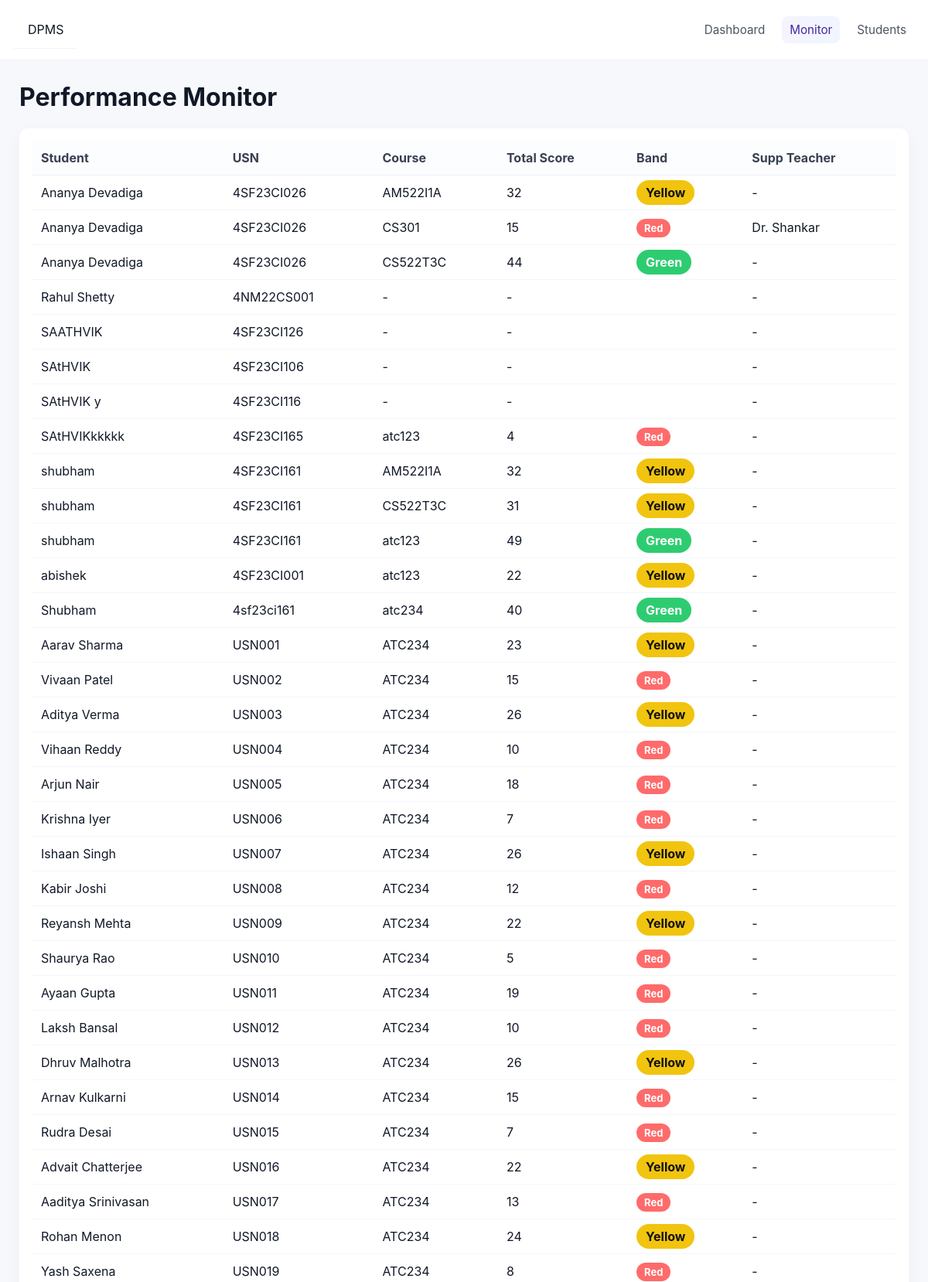
The page /monitor (upper part) on the database its author committed.
### models.py (models this page shows)
class Marks(db.Model):
    __tablename__ = "marks"
    mark_id = db.Column(db.Integer, primary_key=True, autoincrement=True)
    student_id = db.Column(
        db.Integer,
        db.ForeignKey("student.student_id", ondelete="CASCADE"),
        nullable=False
    )
    course_code = db.Column(db.String, nullable=False)
    ia1 = db.Column(db.Integer, default=0)
    ia2 = db.Column(db.Integer, default=0)
    ia3 = db.Column(db.Integer, default=0)
    assignment = db.Column(db.Integer, default=0)
    total_score = db.Column(db.Integer)
    category = db.Column(db.String)

class Student(db.Model):
    __tablename__ = "student"
    student_id = db.Column(db.Integer, primary_key=True, autoincrement=True)
    student_name = db.Column(db.String, nullable=False)
    usn = db.Column(db.String, unique=True, nullable=False)
    sem = db.Column(db.Integer)
    section = db.Column(db.String)

class Teacher(db.Model):
    __tablename__ = "teacher"
    teacher_id = db.Column(db.Integer, primary_key=True, autoincrement=True)
    teacher_name = db.Column(db.String, nullable=False)
    course_code = db.Column(db.String, nullable=False)
    credit = db.Column(db.Integer)

### app.py (the view)
@app.route("/monitor")
def monitor():
    rows = (
        db.session.query(
            Student.student_name,
            Student.usn,
            Marks.course_code,
            Marks.total_score,
            Marks.category,
            Teacher.teacher_name.label("supp_teacher_name")
        )
        .join(Marks, Student.student_id == Marks.student_id, isouter=True)
        .join(
            Supplementary,
            (Supplementary.student_id == Student.student_id) &
            (Supplementary.course_code == Marks.course_code),
            isouter=True
        )
        .join(Teacher, Teacher.teacher_id == Supplementary.teacher_id, isouter=True)
        .all()
    )
    return render_template("monitor.html", rows=rows)

### templates/monitor.html (shortened to what this page needs)
<!doctype html>
<html lang="en">
<head>
  <link rel="stylesheet" href="/static/style.css" />
</head>
<body>
<header class="topbar-min">
  <div class="brand-min">DPMS</div>
  <nav class="nav-min">
    <a href="/">Dashboard</a>
    <a href="/monitor" class="active">Monitor</a>
    <a href="/students">Students</a>
  </nav>
</header>
<main class="container">
  <h1>Performance Monitor</h1>
  <div class="panel table-panel">
    <table class="clean-table">
      <thead>
        <tr>
          <th>Student</th>
          <th>USN</th>
          <th>Course</th>
          <th>Total Score</th>
          <th>Band</th>
          <th>Supp Teacher</th>
        </tr>
      </thead>
      <tbody>
      {% for r in rows %}
        <tr>
          <td>{{ r.student_name or '-' }}</td>
          <td>{{ r.usn or '-' }}</td>
          <td>{{ r.course_code or '-' }}</td>
          <td>{{ r.total_score or '-' }}</td>
          <td>
            {% if r.category == 'green' %}<span class="pill green">Green</span>
            {% elif r.category == 'yellow' %}<span class="pill yellow">Yellow</span>
            {% elif r.category == 'red' %}<span class="pill red">Red</span>
            {% else %}<span class="pill">—</span>{% endif %}
          </td>
          <td>{{ r.supp_teacher_name or '-' }}</td>
        </tr>
      {% else %}
        <tr><td colspan="6">No records found</td></tr>
      {% endfor %}
      </tbody>
    </table>
  </div>
</main>
</body>
</html>

### static/style.css (style rules this page uses)
html,body { height:100%; margin:0; font-family: "Inter", system-ui, -apple-system, "Segoe UI", Roboto, "Helvetica Neue", Arial; -webkit-font-smoothing:antialiased; -moz-osx-font-smoothing:grayscale; background:#f6f8fb; color:#111827; }
a { color:inherit; text-decoration:none; }
.container { max-width:1150px; margin:28px auto; padding:0 18px; }
.topbar-min, .topbar-min .brand-min { display:flex; justify-content:space-between; align-items:center; padding:14px 18px; background:#fff; border-bottom:1px solid #f1f3f8; }
.nav-min { display:flex; gap:12px; align-items:center; }
.nav-min a { color:#4b5563; padding:8px 10px; border-radius:8px; font-size:0.95rem; }
.nav-min a.active { background:linear-gradient(90deg,#f5f3ff,#f0f6ff); color:#4527a0; }
.panel { background:#fff; padding:16px; border-radius:12px; box-shadow:0 8px 24px rgba(16,24,40,0.04); }
.pill { padding:6px 12px; border-radius:999px; font-weight:700; color:#fff; }
.pill.green { background:#2ecc71; }
.pill.yellow { background:#f1c40f; color:#111; }
.pill.red { background:#ff6b6b; }
.table-panel { overflow-x:auto; }
.clean-table { width:100%; border-collapse:collapse; }
.clean-table thead th { text-align:left; padding:12px; background:#fbfdff; color:#374151; font-weight:700; border-bottom:1px solid #eef0f6; }
.clean-table tbody td { padding:12px; border-bottom:1px solid #f3f6fa; }
.pill.red { background: #ff6b6b; color: white; padding: 4px 10px; border-radius: 20px; font-size: 13px; }

### rows shown on the page
Marks: student_name "Ananya Devadiga", usn "4SF23CI026", course_code "AM522I1A", total_score "32", category "Yellow", supp_teacher_name "-"
Marks: student_name "Ananya Devadiga", usn "4SF23CI026", course_code "CS301", total_score "15", category "Red", teacher_name "Dr. Shankar"
Marks: student_name "Ananya Devadiga", usn "4SF23CI026", course_code "CS522T3C", total_score "44", category "Green", supp_teacher_name "-"
Student: student_name "Rahul Shetty", usn "4NM22CS001", course_code "-", total_score "-", supp_teacher_name "-"
Student: student_name "SAATHVIK", usn "4SF23CI126", course_code "-", total_score "-", supp_teacher_name "-"
Student: student_name "SAtHVIK", usn "4SF23CI106", course_code "-", total_score "-", supp_teacher_name "-"
Student: student_name "SAtHVIK y", usn "4SF23CI116", course_code "-", total_score "-", supp_teacher_name "-"
Marks: student_name "SAtHVIKkkkkk", usn "4SF23CI165", course_code "atc123", total_score "4", category "Red", supp_teacher_name "-"
Marks: student_name "shubham", usn "4SF23CI161", course_code "AM522I1A", total_score "32", category "Yellow", supp_teacher_name "-"
Marks: student_name "shubham", usn "4SF23CI161", course_code "CS522T3C", total_score "31", category "Yellow", supp_teacher_name "-"
Marks: student_name "shubham", usn "4SF23CI161", course_code "atc123", total_score "49", category "Green", supp_teacher_name "-"
Marks: student_name "abishek", usn "4SF23CI001", course_code "atc123", total_score "22", category "Yellow", supp_teacher_name "-"
Marks: student_name "Shubham", usn "4sf23ci161", course_code "atc234", total_score "40", category "Green", supp_teacher_name "-"
Marks: student_name "Aarav Sharma", usn "USN001", course_code "ATC234", total_score "23", category "Yellow", supp_teacher_name "-"
Marks: student_name "Vivaan Patel", usn "USN002", course_code "ATC234", total_score "15", category "Red", supp_teacher_name "-"
Marks: student_name "Aditya Verma", usn "USN003", course_code "ATC234", total_score "26", category "Yellow", supp_teacher_name "-"
Marks: student_name "Vihaan Reddy", usn "USN004", course_code "ATC234", total_score "10", category "Red", supp_teacher_name "-"
Marks: student_name "Arjun Nair", usn "USN005", course_code "ATC234", total_score "18", category "Red", supp_teacher_name "-"
Marks: student_name "Krishna Iyer", usn "USN006", course_code "ATC234", total_score "7", category "Red", supp_teacher_name "-"
Marks: student_name "Ishaan Singh", usn "USN007", course_code "ATC234", total_score "26", category "Yellow", supp_teacher_name "-"
Marks: student_name "Kabir Joshi", usn "USN008", course_code "ATC234", total_score "12", category "Red", supp_teacher_name "-"
Marks: student_name "Reyansh Mehta", usn "USN009", course_code "ATC234", total_score "22", category "Yellow", supp_teacher_name "-"
Marks: student_name "Shaurya Rao", usn "USN010", course_code "ATC234", total_score "5", category "Red", supp_teacher_name "-"
Marks: student_name "Ayaan Gupta", usn "USN011", course_code "ATC234", total_score "19", category "Red", supp_teacher_name "-"
Marks: student_name "Laksh Bansal", usn "USN012", course_code "ATC234", total_score "10", category "Red", supp_teacher_name "-"
Marks: student_name "Dhruv Malhotra", usn "USN013", course_code "ATC234", total_score "26", category "Yellow", supp_teacher_name "-"
Marks: student_name "Arnav Kulkarni", usn "USN014", course_code "ATC234", total_score "15", category "Red", supp_teacher_name "-"
Marks: student_name "Rudra Desai", usn "USN015", course_code "ATC234", total_score "7", category "Red", supp_teacher_name "-"
Marks: student_name "Advait Chatterjee", usn "USN016", course_code "ATC234", total_score "22", category "Yellow", supp_teacher_name "-"
Marks: student_name "Aaditya Srinivasan", usn "USN017", course_code "ATC234", total_score "13", category "Red", supp_teacher_name "-"
Marks: student_name "Rohan Menon", usn "USN018", course_code "ATC234", total_score "24", category "Yellow", supp_teacher_name "-"
Marks: student_name "Yash Saxena", usn "USN019", course_code "ATC234", total_score "8", category "Red", supp_teacher_name "-"
